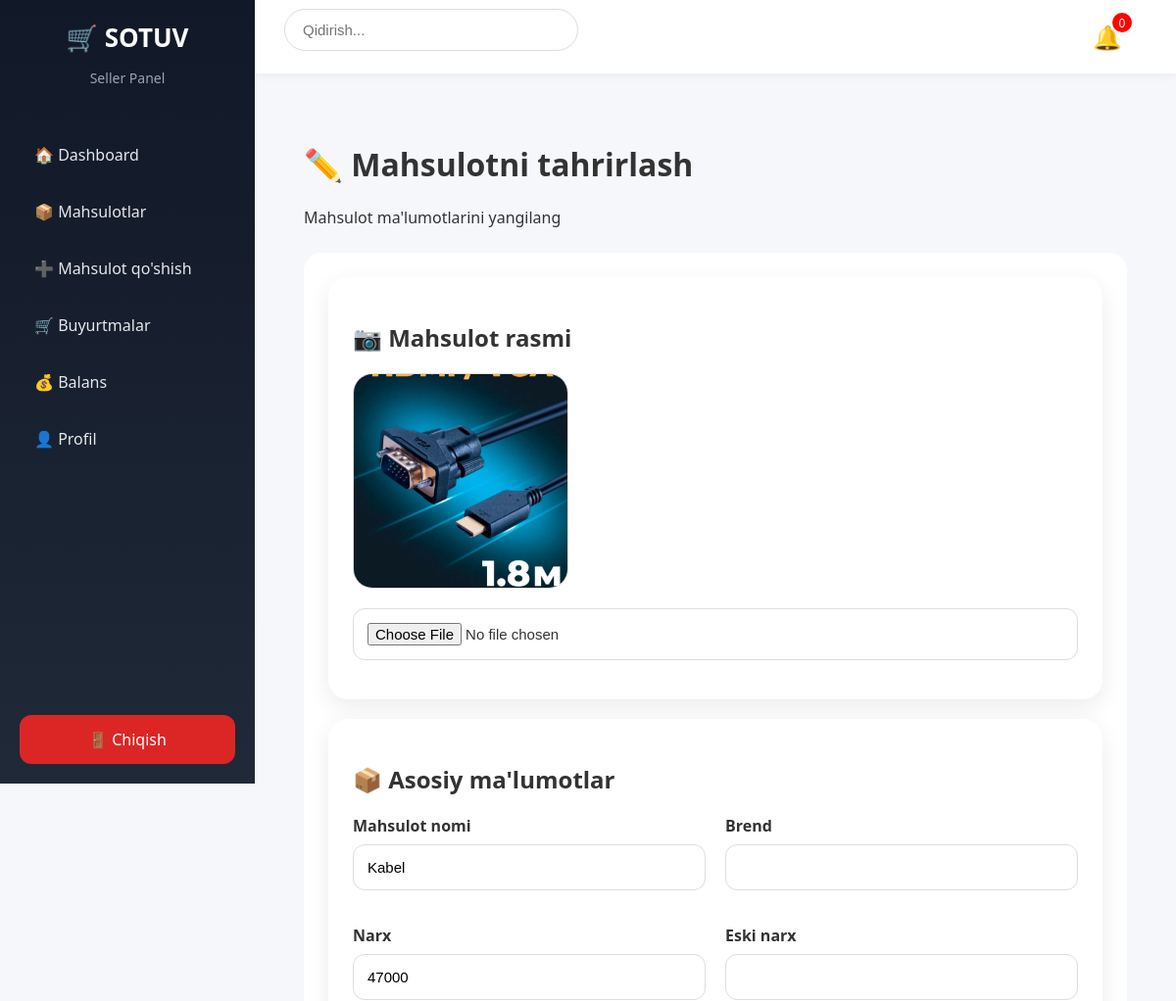
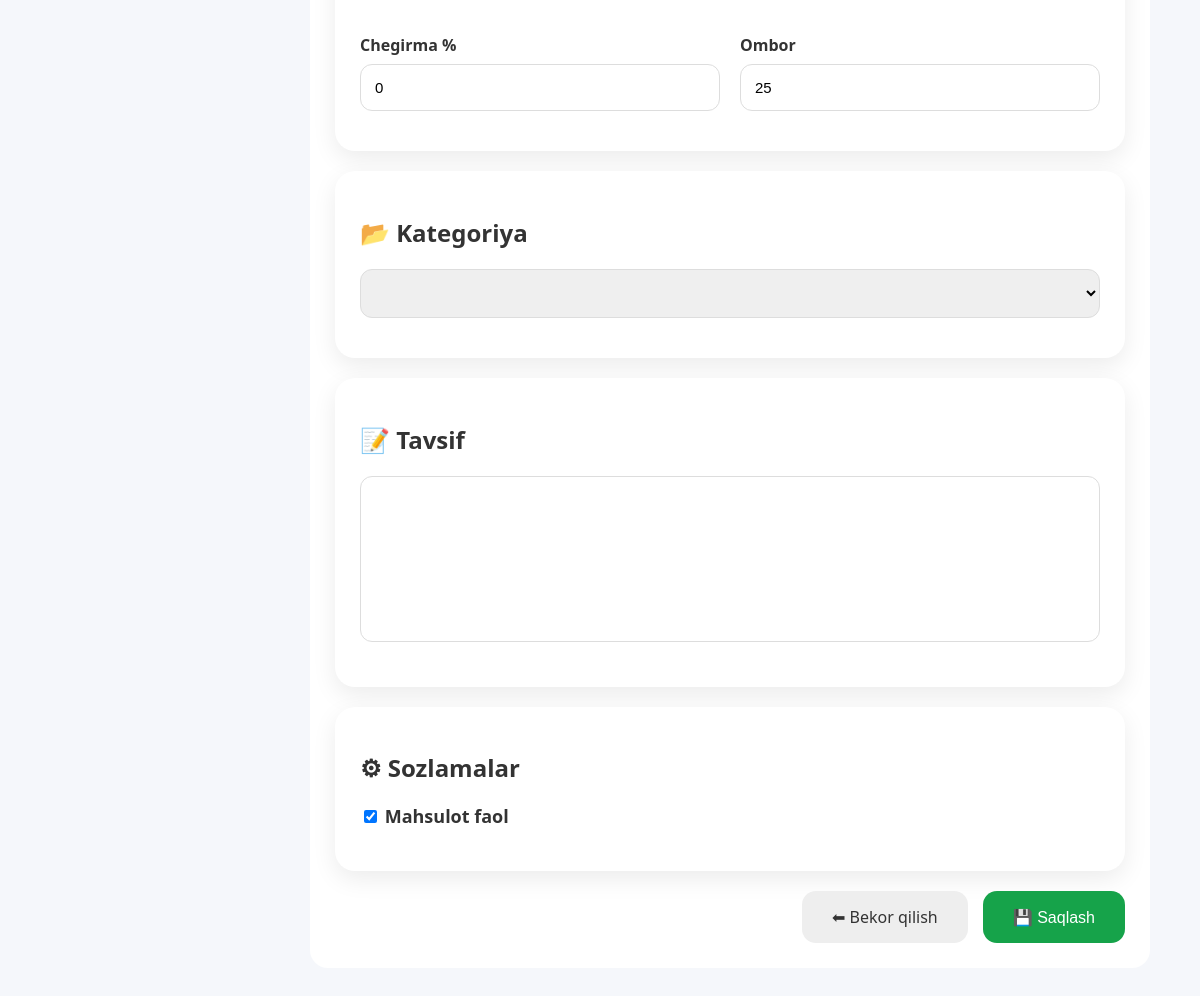
Screenshot of /seller/products/edit/32 (signed in) with the database file from the repository (2 pictures, top to bottom).
### models/product.py (models this page shows, shortened)
class Product(db.Model):
    __tablename__ = "product"
    id = db.Column(
        db.Integer,
        primary_key=True
    )
    offer_id = db.Column(
        db.String(50),
        unique=True,
        nullable=False,
        index=True
    )
    sku = db.Column(
        db.String(100),
        unique=True,
        index=True
    )
    name = db.Column(
        db.String(200),
        nullable=False,
        index=True
    )
    slug = db.Column(
        db.String(250),
        unique=True,
        index=True
    )
    description = db.Column(
        db.Text
    )
    brand = db.Column(
        db.String(100)
    )
    price = db.Column(
        db.Integer,
        default=0,
        nullable=False
    )
    old_price = db.Column(
        db.Integer,
        default=0
    )
    discount = db.Column(
        db.Integer,
        default=0
    )
    image = db.Column(
        db.String(500)
    )
    images = db.Column(
        db.Text,
        default="[]"
    )
    stock = db.Column(
        db.Integer,
        default=0
    )
    sold_count = db.Column(
        db.Integer,
        default=0
    )
    views = db.Column(
        db.Integer,
        default=0
    )
    rating = db.Column(
        db.Float,
        default=0
    )
    reviews_count = db.Column(
        db.Integer,
        default=0
    )
    active = db.Column(
        db.Boolean,
        default=False
    )
    approved = db.Column(
        db.Boolean,
        default=False
    )
    deleted = db.Column(
        db.Boolean,
        default=False
    )
    created_at = db.Column(
        db.DateTime,
        default=datetime.utcnow
    )
    updated_at = db.Column(
        db.DateTime,
        default=datetime.utcnow,
        onupdate=datetime.utcnow
    )
    category_id = db.Column(
        db.Integer,
        db.ForeignKey(
            "category.id"
        )
    )
    category = db.relationship(
        "Category",
        back_populates="products"
    )
    seller_id = db.Column(
        db.Integer,
        db.ForeignKey(
            "seller.id"
        ),
        index=True
    )
    seller = db.relationship(
        "Seller",
        back_populates="products"
    )
    cart_items = db.relationship(
        "Cart",
        back_populates="product",
        cascade="all, delete-orphan"
    )
    favorites = db.relationship(
        "Favorite",
        back_populates="product",
        cascade="all, delete-orphan"
    )
    reviews = db.relationship(
        "Review",
        back_populates="product",
        cascade="all, delete-orphan"
    )
    order_items = db.relationship(
        "OrderItem",
        back_populates="product"
    )
    notifications = db.relationship(
        "Notification",
        back_populates="product",
        cascade="all, delete-orphan"
    )

### seller/routes.py (the view, shortened to what this page needs)
@seller.route(
    "/products/edit/<int:id>",
    methods=["GET","POST"]
)
@seller_required
def edit_product(id):
    seller_id = session.get("seller_id")
    product = Product.query.filter_by(
        id=id,
        seller_id=seller_id
    ).first_or_404()
    return render_template(
        "seller/product_edit.html",
        product=product
    )

### templates/seller/product_edit.html (shortened to what this page needs)
{% extends "seller/base.html" %}
{% block content %}
<link rel="stylesheet" href="{{ url_for('static',filename='seller/css/product_edit.css') }}">
<link rel="stylesheet" href="{{ url_for('static', filename='css/mobile-product-edit.css') }}">
<div class="edit-container">
<div class="page-title">
    <h1>✏️ Mahsulotni tahrirlash</h1>
    <p>
        Mahsulot ma'lumotlarini yangilang
    </p>
</div>
<form method="POST"
enctype="multipart/form-data"
class="edit-form">
<div class="card image-card">
<h2>
📷 Mahsulot rasmi
</h2>
<div class="image-preview">
{% if product.image %}
<img id="preview"
src="{{product.image}}">
{% else %}
<div class="no-image">
📦
</div>
{% endif %}
</div>
<input
type="file"
name="image"
id="imageInput"
accept="image/*">
</div>
<div class="card">
<h2>
📦 Asosiy ma'lumotlar
</h2>
<div class="grid">
<div>
<label>
Mahsulot nomi
</label>
<input
name="name"
value="{{product.name}}"
required>
</div>
<div>
<label>
Brend
</label>
<input
name="brand"
value="{{product.brand or ''}}">
</div>
<div>
<label>
Narx
</label>
<input
type="number"
name="price"
value="{{product.price}}">
</div>
<div>
<label>
Eski narx
</label>
<input
type="number"
name="old_price"
value="{{product.old_price or ''}}">
</div>
<div>
<label>
Chegirma %
</label>
<input
type="number"
name="discount"
value="{{product.discount or 0}}">
</div>
<div>
<label>
Ombor
</label>
<input
type="number"
name="stock"
value="{{product.stock}}">
</div>
</div>
</div>
<div class="card">
<h2>
📂 Kategoriya
</h2>
<select name="category_id">
</select>
</div>
<div class="card">
<h2>
📝 Tavsif
</h2>
<textarea
name="description"
rows="8">
{{product.description or ''}}
</textarea>
</div>
<div class="card">
<h2>
⚙ Sozlamalar
</h2>
<div class="switch-box">
<label>
<input
type="checkbox"
name="active"
{% if product.active %}
checked
{% endif %}
>
Mahsulot faol
</label>
</div>
</div>
<div class="buttons">
<a href="/seller/products"
class="cancel">
⬅ Bekor qilish
</a>
<button
class="save">
💾 Saqlash
</button>
</div>
</form>
</div>
{% endblock %}

### static/seller/css/style.css (style rules this page uses)
* { box-sizing:border-box; }
body { margin:0; font-family: "Segoe UI", Arial, sans-serif; background:#f5f7fb; color:#333; }
.card { background:white; padding:25px; border-radius:18px; margin-bottom:25px; box-shadow: 0 5px 20px rgba(0,0,0,.05); }
button, .btn { border:none; background:#2563eb; color:white; padding:12px 22px; border-radius:10px; cursor:pointer; text-decoration:none; transition:.3s; }
form { background:white; padding:25px; border-radius:18px; }
input, textarea, select { width:100%; padding:13px; margin-bottom:15px; border: 1px solid #ddd; border-radius:10px; outline:none; }
.image-preview { width:200px; height:200px; object-fit:cover; border-radius:15px; margin-top:20px; display:none; border:1px solid #ddd; }

### static/css/product_edit.css (style rules this page uses)
.edit-container { max-width:1100px; margin:auto; padding:20px; }
.page-title { margin-bottom:25px; }
.page-title h1 { font-size:32px; }
.card { background:white; padding:25px; border-radius:20px; margin-bottom:20px; box-shadow:0 8px 25px rgba(0,0,0,.08); }
.card h2 { margin-bottom:20px; }
.grid { display:grid; grid-template-columns:repeat(2,1fr); gap:20px; }
label { display:block; font-weight:600; margin-bottom:8px; }
input, textarea, select { width:100%; padding:14px; border-radius:12px; border:1px solid #ddd; font-size:15px; }
textarea { resize:none; }
.image-preview { width:220px; height:220px; border-radius:20px; overflow:hidden; background:#f2f2f2; display:flex; align-items:center; justify-content:center; margin-bottom:20px; }
.image-preview img { width:100%; height:100%; object-fit:cover; }
.switch-box { font-size:18px; }
.switch-box input { width:auto; }
.buttons { display:flex; justify-content:flex-end; gap:15px; }
.save, .cancel { padding:15px 30px; border-radius:14px; text-decoration:none; border:none; cursor:pointer; font-size:16px; }
.save { background:#16a34a; color:white; }
.cancel { background:#eee; color:#333; }

### rows the page displays
Product: image (picture), name "Kabel", price "47000", discount "0", stock "25", active "☑"
